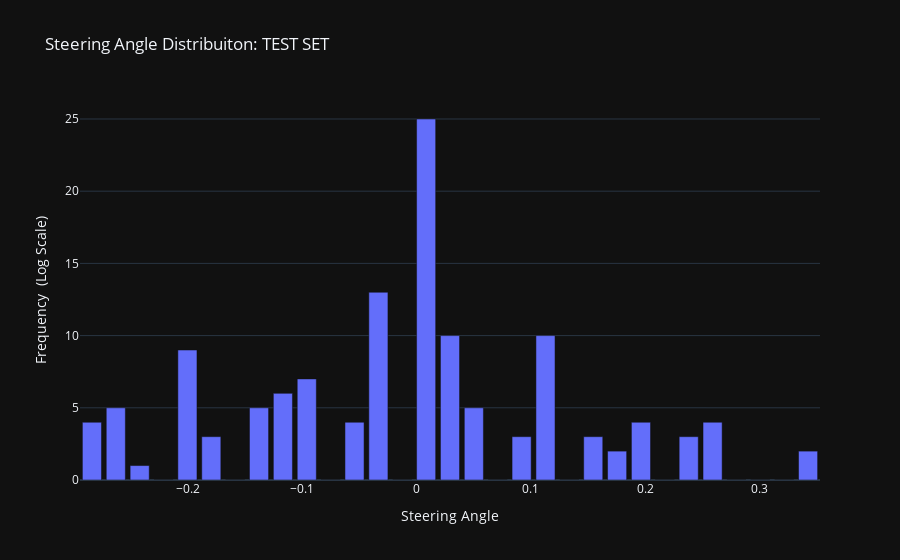

Notebook source saved alongside this figure:
### Markdown cell above
### Histogram of the test set

### Code cell
nbins_test              = 31 # Has to be an odd number so we have zero at the center
freq_test, bins_test    = np.histogram(y_test, bins=nbins_test)

"""
Centered bins: 
    This creates a Bin with zero value for the center 
    (wich is what we expect from most of the driving input)
"""
cbins_test = (bins_test[:-1] + bins_test[1:])*0.5     

fig = px.bar(x        = cbins_test, 
             y        = freq_test, 
             labels   = {'x' : 'Steering Angle', 'y' : 'Frequency  (Log Scale)'}, 
             title    = "Steering Angle Distribuiton: TEST SET",
             template ="plotly_dark",
             log_y    = False) #True

fig.show()

### Figure 1 — Plotly figure (JSON) as saved in the notebook; plotly's stock layout.template omitted (floating-point values rounded to 4 significant figures)
{"data": [{"alignmentgroup": "True", "hovertemplate": "Steering Angle=%{x}<br>Frequency  (Log Scale)=%{y}<extra></extra>", "legendgroup": "", "marker": {"color": "#636efa", "pattern": {"shape": ""}}, "name": "", "offsetgroup": "", "orientation": "v", "showlegend": false, "textposition": "auto", "type": "bar", "x": [-0.2836, -0.2627, -0.2418, -0.221, -0.2001, -0.1792, -0.1583, -0.1375, -0.1166, -0.09573, -0.07485, -0.05398, -0.03311, -0.01224, 0.008629, 0.0295, 0.05037, 0.07124, 0.09211, 0.113, 0.1339, 0.1547, 0.1756, 0.1965, 0.2173, 0.2382, 0.2591, 0.28, 0.3008, 0.3217, 0.3426], "xaxis": "x", "y": [4, 5, 1, 0, 9, 3, 0, 5, 6, 7, 0, 4, 13, 0, 25, 10, 5, 0, 3, 10, 0, 3, 2, 4, 0, 3, 4, 0, 0, 0, 2], "yaxis": "y"}], "layout": {"barmode": "relative", "legend": {"tracegroupgap": 0}, "title": {"text": "Steering Angle Distribuiton: TEST SET"}, "xaxis": {"anchor": "y", "domain": [0, 1], "title": {"text": "Steering Angle"}}, "yaxis": {"anchor": "x", "domain": [0, 1], "title": {"text": "Frequency  (Log Scale)"}}}}
